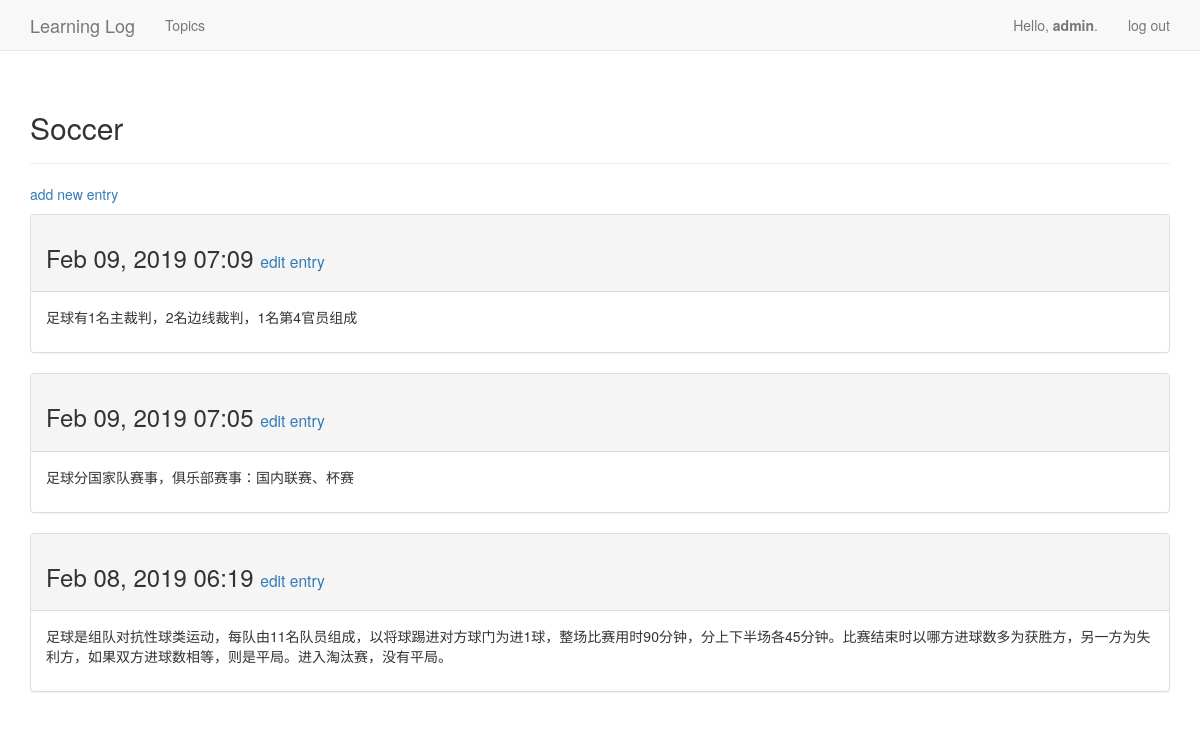
The app's page /topics/4 (signed in) with its own data.
### learning_logs/models.py (models this page shows, shortened)
class Topic(models.Model):
    text = models.CharField(max_length=200)
    date_added = models.DateTimeField(auto_now_add=True)
    owner = models.ForeignKey(User, on_delete=models.CASCADE)
    def __str__(self):
        return self.text

class Entry(models.Model):
    topic = models.ForeignKey(Topic, on_delete=models.CASCADE)
    text = models.TextField()
    date_added = models.DateTimeField(auto_now_add=True)
    class Meta:
        verbose_name_plural = 'entries'

### learning_logs/views.py (the view)
# urls.py: path('topics/<int:topic_id>', views.topic, name='topic'),
@login_required
def topic(request, topic_id):
    topic = Topic.objects.get(id=topic_id)
    if topic.owner != request.user:
        raise Http404
    entries = topic.entry_set.order_by('-date_added')
    context = {'topic': topic, 'entries': entries}
    return render(request, 'learning_logs/topic.html', context)

### learning_logs/templates/learning_logs/topic.html
{% extends "learning_logs/base.html" %}
{% block header %}
  <h2>{{ topic }}</h2>
{% endblock header %}
{% block content %}
  <p>
    <a href="{% url 'learning_logs:new_entry' topic.id %}">add new entry</a>
  </p>
  {% for entry in entries %}
    <div class="panel panel-default">
      <div class="panel-heading">
        <h3>
          {{ entry.date_added|date:"M d, Y H:i" }}
          <small>
            <a href="{% url 'learning_logs:edit_entry' entry.id %}">edit
              entry</a>
          </small>
        </h3>
      </div>
      <div class="panel-body">
        {{ entry.text|linebreaks }}
      </div>
    </div>
  {% empty %}
    <li>
      There are no entries for this topic yet.
    </li>
  {% endfor %}
{% endblock content %}

### learning_logs/templates/learning_logs/base.html (shortened to what this page needs)
{% load bootstrap3 %}
<!DOCTYPE html>
<html lang="en">
<head>
    {% bootstrap_css %}
</head>
<body>
<nav class="navbar navbar-default navbar-static-top">
  <div class="container">
    <div class="navbar-header">
      <a class="navbar-brand" href="{% url 'learning_logs:index' %}">Learning Log</a>
    </div>
    <div id="navbar" class="navbar-collapse collapse">
      <ul class="nav navbar-nav">
        <li><a href="{% url 'learning_logs:topics' %}">Topics</a></li>
      </ul>
      <ul class="nav navbar-nav navbar-right">
        {% if user.is_authenticated %}
          <li><a>Hello, <b>{{ user.username }}</b>.</a></li>
          <li><a href="{% url 'users:logout' %}">log out</a></li>
        {% else %}
          <li><a href="{% url 'users:register' %}">register</a></li>
          <li><a href="{% url 'users:login' %}">log in</a></li>
        {% endif %}
      </ul>
    </div>
  </div>
</nav>
<div class="container">
  <div class="page-header">
    {% block header %}{% endblock %}
  </div>
  <div>
    {% block content %}{% endblock %}
  </div>
</div>
</body>
</html>

### records on screen
Topic: text "Soccer"
Entry: date_added "Feb 09, 2019 07:09", text "足球有1名主裁判，2名边线裁判，1名第4官员组成"
Entry: date_added "Feb 09, 2019 07:05", text "足球分国家队赛事，俱乐部赛事：国内联赛、杯赛"
Entry: date_added "Feb 08, 2019 06:19", text "足球是组队对抗性球类运动，每队由11名队员组成，以将球踢进对方球门为进1球，整场比赛用时90分钟，分上下半场各45分钟。比赛结束时以哪方进球数多为获胜方，另一方为失利方，如果双方进球数相等，则是平局。进入淘汰赛，没有平局。"

### other values on screen
{{ user.username }} "admin"
